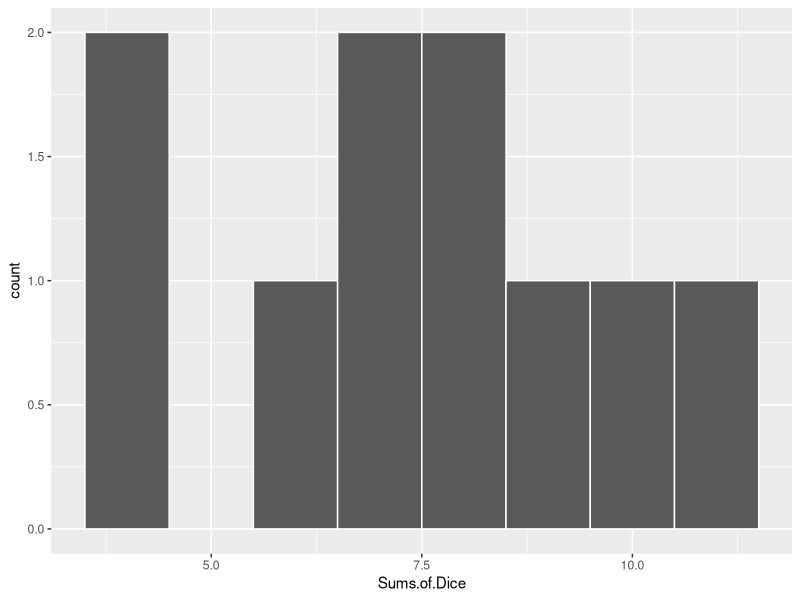
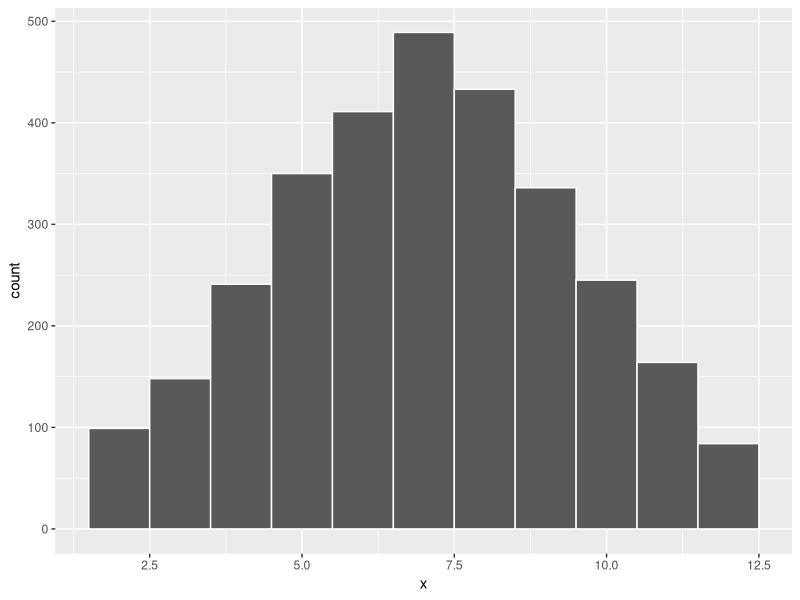
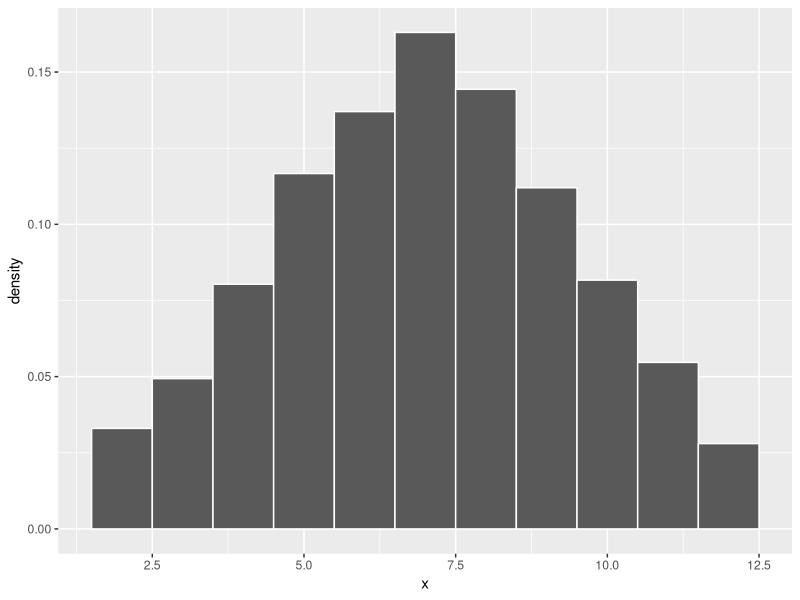
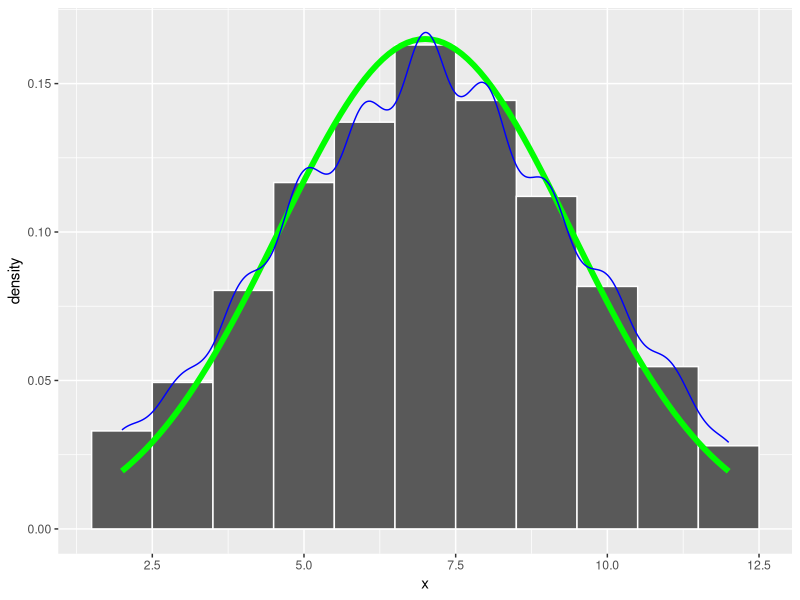
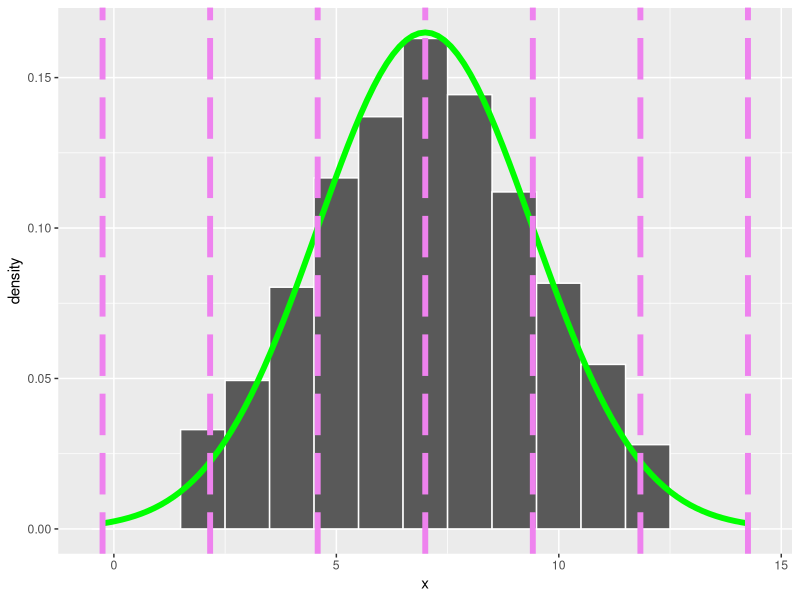

Write the R code that produced these figures, in order. (Note: this script raises an error after producing the figures.)
## ---- chunk 1
knitr::opts_chunk$set(echo = TRUE)
## ---- chunk 2

library(tidyverse)

## ---- chunk 3

dice_rolls = c(9,6, 8, 4, 11, 10, 7, 4, 7, 8 )  # actually roll two dice and add them at least ten times. Enter your data here.
j=0 # We'll use this later. 
play=0 # We'll use this later. 


## ---- chunk 4
dice_gathered <- 
  dice_rolls %>% 
    data.frame(`Sums of Dice`=.)


str(dice_gathered)

## ---- chunk 5

dice_gathered %>% 
  ggplot(
    aes(Sums.of.Dice)
    ) + 
    geom_histogram(
      col="white",
      binwidth=1
      )
## ---- chunk 6

#initialize dice_sums 
dice_sums <- 0 
num_rolls = 3000    # pick a big number and replace 100 with your number. 

for(i in 1:num_rolls) {
  dice_sums[i] = sample(1:6,1)+sample(1:6,1)
}

dice_data <- 
  dice_sums %>% 
    data.frame(x=.)

dice_data %>% 
  ggplot(
    aes(x)
    ) + 
    geom_histogram(
      col="white",
      binwidth=1
      )

dice_data %>% 
  ggplot(
    aes(x)
    ) + 
    geom_histogram(
      aes(y=..density..),
      col="white",
      binwidth=1
      )

dice_data %>% 
  ggplot(
    aes(x)
    ) + 
    geom_histogram(
      aes(y=..density..),
      col="white",
      binwidth=1
      ) +
   stat_function(      #draws bell curve
    fun=dnorm, 
    args=list(
        mean=mean(dice_data$x), 
       sd=sd(dice_data$x)
        ), 
    col = "green", 
    size = 2
    ) +
  geom_density(
      col="blue"
    )


## ---- chunk 7

# requires running the code block that initializes and generates dice_data.
sum_mean <- 
  dice_data$x %>% 
    mean()

sum_sd <-
  dice_data$x %>% 
    sd()

sum_min <- 
    dice_data$x %>% 
    min()

sum_max <- 
  dice_data$x %>% 
    max()


sum_left=0
sum_left[1]=sum_mean - 3*sum_sd #loads sum_left with the leftmost spot.

for(i in 1:6){
  sum_left[i+1]=sum_left[i]+sum_sd   #computes the next spot by going right one standard deviation and saves it in sum_left.
}

#sum_left[4] = NA   # optional code to remove the middle line (where the mean is). R will grumble a little as it counts from 1 to 7 and has to skip 4. 



dice_data %>% 
  ggplot(
    aes(x)
    ) + 
    geom_histogram(
      aes(y=..density..),
      col="white",
      binwidth=1
      ) +
   stat_function(      #draws bell curve
    fun=dnorm, 
    args=list(
        mean=mean(dice_data$x), 
       sd=sd(dice_data$x)
        ), 
    col = "green", 
    size = 2
    ) + 
    geom_vline(
     xintercept = sum_left,    #plots all veritcal lines at once. 
     col="violet", 
     linetype="longdash",
     size=2)

dice_data %>% 
  ggplot(
    aes(x)
    ) + 
    geom_histogram(
      aes(y=..density..),
      col="white",
      binwidth=1
      ) +
   stat_function(      #draws bell curve
    fun=dnorm, 
    args=list(
        mean=mean(dice_data$x), 
       sd=sd(dice_data$x)
        ), 
    col = "green", 
    size = 2
    ) + 
    geom_vline(
     xintercept = sum_left,    #plots all veritcal lines at once. 
     col="violet", 
     linetype="longdash",
     size=2) + 
  stat_function(      #shades in innermost region
    fun=dnorm_sd, 
    args=list(numsd = 1), 
    geom="area",
    fill="red", 
    alpha=0.3
  ) +
  stat_function(      #shades in next region
    fun=dnorm_sd, 
    args=list(numsd = 2), 
    geom="area",
    fill="orange", 
    alpha=0.3
  ) +
  stat_function(      #shades in final region
    fun=dnorm_sd, 
    args=list(numsd = 3), 
    geom="area",
    fill="yellow", 
    alpha=0.3
  ) 

dice_data %>% 
  ggplot(
    aes(x)
    ) + 
    geom_histogram(
      aes(y=..density..),
      col="white",
      binwidth=1
      ) +
   stat_function(      #draws bell curve
    fun=dnorm, 
    args=list(
        mean=mean(dice_data$x), 
       sd=sd(dice_data$x)
        ), 
    col = "green", 
    size = 2
    ) + 
  stat_function(      #shades in innermost region
    fun=dnorm_sd, 
    args=list(numsd = 1), 
    geom="area",
    fill="red", 
    alpha=0.3
  ) +
  stat_function(      #shades in next region
    fun=dnorm_sd, 
    args=list(numsd = 2), 
    geom="area",
    fill="orange", 
    alpha=0.3
  ) +
  stat_function(      #shades in final region
    fun=dnorm_sd, 
    args=list(numsd = 3), 
    geom="area",
    fill="yellow", 
    alpha=0.3
  )
## ---- chunk 8
#initialize dice_sums 
dice_sums <- 0 
num_rolls = 100    # pick a big number and replace 100 with your number. 

for(i in 1:num_rolls) {
  dice_sums[i] = sample(1:6,1)+sample(1:6,1)
}

dice_data <- 
  dice_sums %>% 
    data.frame(x=.)

# Make sure these two have been initialized for your data set. 
sum_mean <- 
  dice_data$x %>% 
    mean()
sum_sd <- 
  dice_data$x %>% 
    sd() 

play[j]=sum_mean  #ignore these two lines the first time you see them. 
j=j+1 

# Fancy function defined to allow for shading. 
dnorm_sd <- function(x,numsd){
  norm_sd <- dnorm(x,sum_mean, sum_sd)
  lb = sum_mean - numsd*sum_sd  #left bound 
  rb = sum_mean + numsd*sum_sd  #right bound 
  # Force NA values outside interval x in [leftbound, rightbound]:
  norm_sd[x <= lb | x >= rb] <- NA
  return(norm_sd)   #return is the result of the function dnorm_sd 
}


dice_data %>% 
  ggplot(
    aes(x)
    ) + 
    geom_histogram(
      aes(y=..density..),
      col="white",
      binwidth=1
      ) +
   stat_function(      #draws bell curve
    fun=dnorm, 
    args=list(
        mean=mean(dice_data$x), 
       sd=sd(dice_data$x)
        ), 
    col = "green", 
    size = 2
    ) + 
  stat_function(      #shades in innermost region
    fun=dnorm_sd, 
    args=list(numsd = 1), 
    geom="area",
    fill="red", 
    alpha=0.3
  ) +
  stat_function(      #shades in next region
    fun=dnorm_sd, 
    args=list(numsd = 2), 
    geom="area",
    fill="orange", 
    alpha=0.3
  ) +
  stat_function(      #shades in final region
    fun=dnorm_sd, 
    args=list(numsd = 3), 
    geom="area",
    fill="yellow", 
    alpha=0.3
  )
## ---- chunk 9

#initialize dice_sums 
dice_sums <- 0 
num_rolls = 100    # pick a big number and replace 100 with your number. 

for(i in 1:num_rolls) {
  dice_sums[i] = sample(1:6,1)+sample(1:6,1)
}

dice_data <- 
  dice_sums %>% 
    data.frame(x=.)

# Make sure these two have been initialized for your data set. 
sum_mean <- 
  dice_data$x %>% 
    mean()
sum_sd <- 
  dice_data$x %>% 
    sd() 

play[j]=sum_mean  #ignore these two lines the first time you see them. 
j=j+1 

obs = c(sum_mean,dice_data$x[sample(1:100,1)])   #picks an observation at random.
obs_cols = c("violet","blue")

#calculates z-score
z_score = (obs[2]-obs[1])/sum_sd      #obs[2] pulls the observation's information and obs[1] pulls the mean of the sample. 
area=integrate(dnorm,0,z_score)
cat("Obs value: ", obs[2],"\nmean: ", obs[1], "\nz-score: ", z_score, "\nPercent of observances between observation and mean: ", 100*abs(area$value),"%")



# Fancy function defined to allow for shading. 
dnorm_sd <- function(x,numsd){
  norm_sd <- dnorm(x,sum_mean, sum_sd)
  lb = sum_mean - numsd*sum_sd  #left bound 
  rb = sum_mean + numsd*sum_sd  #right bound 
  # Force NA values outside interval x in [leftbound, rightbound]:
  norm_sd[x <= lb | x >= rb] <- NA
  return(norm_sd)   #return is the result of the function dnorm_sd 
}


dice_data %>% 
  ggplot(
    aes(x)
    ) + 
    geom_histogram(
      aes(y=..density..),
      col="white",
      binwidth=1
      ) +
   stat_function(      #draws bell curve
    fun=dnorm, 
    args=list(
        mean=mean(dice_data$x), 
       sd=sd(dice_data$x)
        ), 
    col = "green", 
    size = 2
    ) + 
  stat_function(      #shades in innermost region
    fun=dnorm_sd, 
    args=list(numsd = 1), 
    geom="area",
    fill="red", 
    alpha=0.3
  ) +
  stat_function(      #shades in next region
    fun=dnorm_sd, 
    args=list(numsd = 2), 
    geom="area",
    fill="orange", 
    alpha=0.3
  ) +
  stat_function(      #shades in final region
    fun=dnorm_sd, 
    args=list(numsd = 3), 
    geom="area",
    fill="yellow", 
    alpha=0.3
  ) +
  geom_vline(
    xintercept=obs, 
    linetype="longdash", 
    col=obs_cols,
    size=2
  )

## ---- chunk 10

sample_data <- 
  play %>% 
    data.frame("average.sample.sum"=.)

samples_mean <- 
  sample_data$average.sample.sum %>% 
    mean()

samples_sd <-
  sample_data$average.sample.sum %>% 
    sd()

samples_min <- 
    sample_data$average.sample.sum %>% 
    min()

samples_max <- 
  sample_data$average.sample.sum %>% 
    max()

samples_buckets=(samples_max-samples_min)/10 # to make 10+1=11 buckets in a histogram.

sample_data %>% 
  ggplot( aes(average.sample.sum)
  ) + 
  geom_histogram(
    col="white",
    binwidth=samples_buckets
    )  

## ---- chunk 11

#fast forward. 
dice_sums <- 0 
num_rolls = 100 
clicks=1500

#j=1    # if starting from scratch uncomment this line to initialize j. 

for(k in j:clicks){
    for(i in 1:num_rolls) {
      dice_sums[i] = sample(1:6,1)+sample(1:6,1)
    }
    play[k]=mean(dice_sums)
  }

